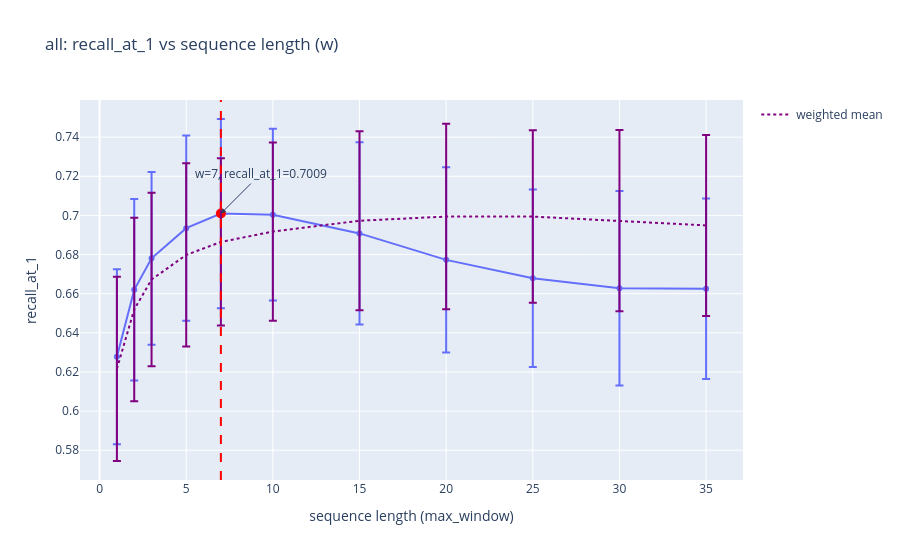
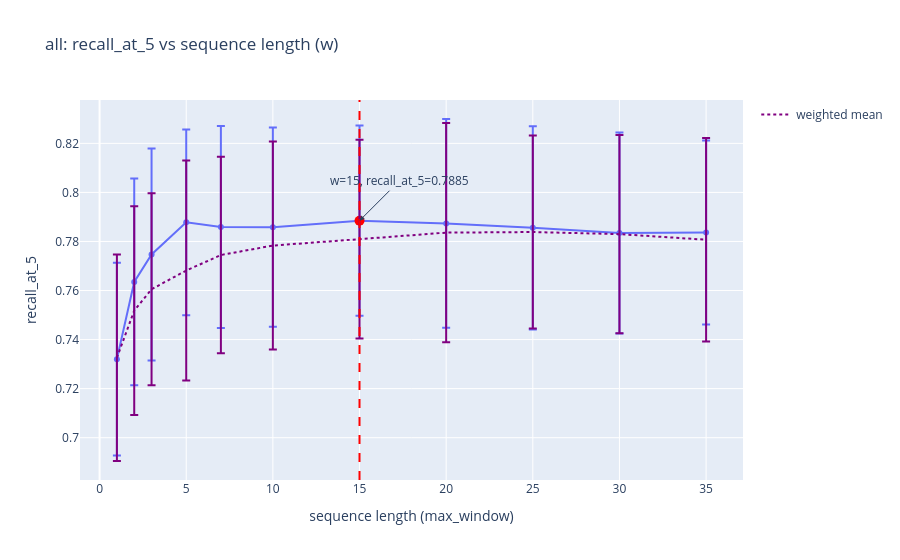
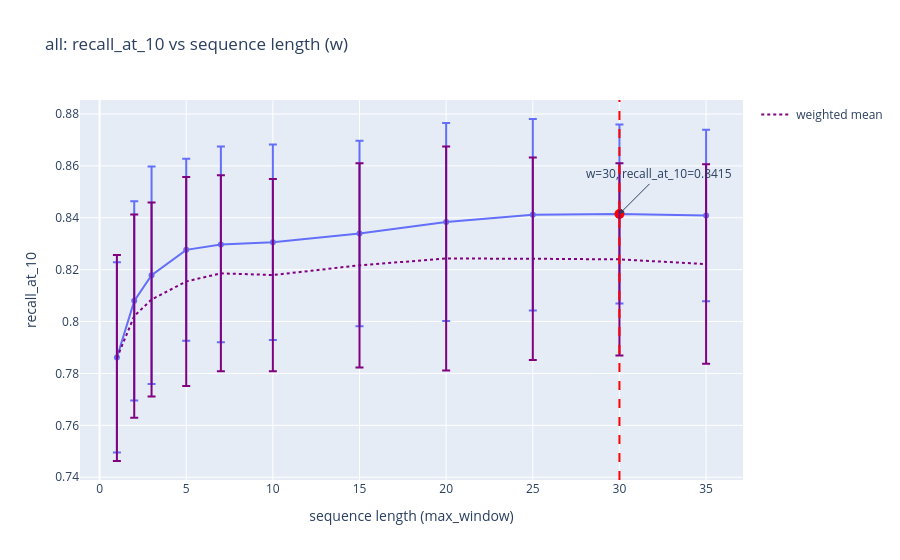
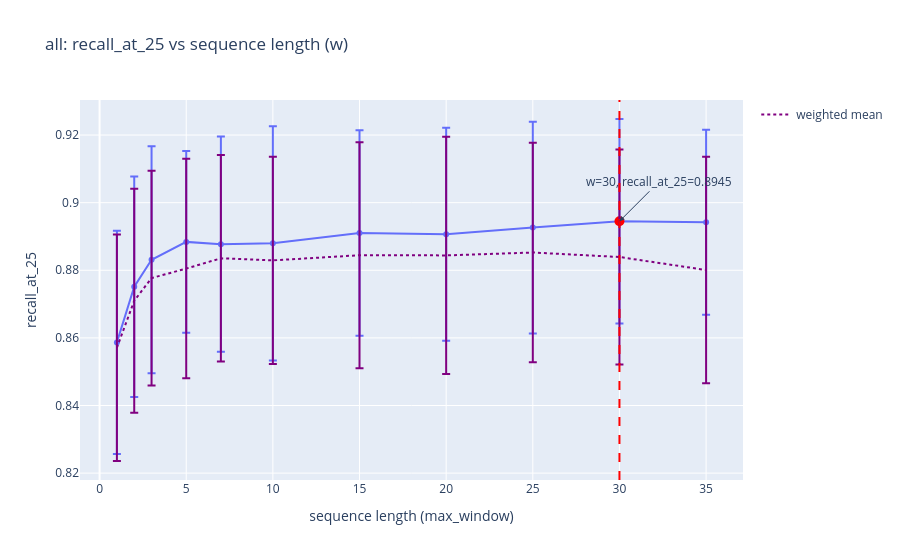

Source (notebook cell) for these figures, in order:
### Code cell
plot_metrics_from_parquet(
    "/home/kartashov_ga/projects/GSLoc/data/tests/26-05-06/makarov/256xMegaloc/nearfilter_seq_report/pose-far-sim/summaryresults.parquet",
    "/home/kartashov_ga/projects/GSLoc/data/tests/26-05-06/makarov/256xMegaloc/base_seq_report/pose-far-sim/summaryresults.parquet",
    metrics=("recall_at_1", "recall_at_5", "recall_at_10", "recall_at_25"))

### Figure 1 — Plotly figure (JSON) as saved in the notebook; plotly's stock layout.template omitted (floating-point values rounded to 4 significant figures)
{"data": [{"error_y": {"array": [0.04468, 0.04641, 0.0442, 0.04735, 0.04833, 0.04386, 0.04656, 0.04728, 0.04532, 0.04969, 0.04609]}, "hovertemplate": "w=%{x}<br>recall_at_1=%{y}<extra></extra>", "legendgroup": "", "line": {"color": "#636efa", "dash": "solid"}, "marker": {"symbol": "circle"}, "mode": "lines+markers", "name": "", "orientation": "v", "showlegend": false, "type": "scatter", "x": [1, 2, 3, 5, 7, 10, 15, 20, 25, 30, 35], "xaxis": "x", "y": [0.6278, 0.662, 0.6781, 0.6935, 0.7009, 0.7004, 0.6908, 0.6773, 0.6679, 0.6627, 0.6625], "yaxis": "y"}, {"marker": {"color": "red", "size": 10}, "mode": "markers", "name": "max", "showlegend": false, "type": "scatter", "x": [7], "y": [0.7009]}, {"error_y": {"array": [0.04711, 0.04683, 0.04434, 0.0468, 0.04274, 0.04554, 0.04568, 0.0474, 0.04408, 0.04628, 0.04625], "type": "data", "visible": true}, "line": {"color": "purple", "dash": "dot"}, "mode": "lines", "name": "weighted mean", "showlegend": true, "type": "scatter", "x": [1, 2, 3, 5, 7, 10, 15, 20, 25, 30, 35], "y": [0.6216, 0.6519, 0.6673, 0.6798, 0.6864, 0.6918, 0.6973, 0.6994, 0.6994, 0.6973, 0.6949]}], "layout": {"annotations": [{"arrowhead": 2, "ax": 40, "ay": -40, "showarrow": true, "text": "w=7, recall_at_1=0.7009", "x": 7, "y": 0.7009}], "legend": {"tracegroupgap": 0}, "shapes": [{"line": {"color": "red", "dash": "dash"}, "type": "line", "x0": 7, "x1": 7, "xref": "x", "y0": 0, "y1": 1, "yref": "y domain"}], "title": {"text": "all: recall_at_1 vs sequence length (w)"}, "xaxis": {"anchor": "y", "domain": [0, 1], "title": {"text": "sequence length (max_window)"}}, "yaxis": {"anchor": "x", "domain": [0, 1], "title": {"text": "recall_at_1"}}}}

### Figure 2 — Plotly figure (JSON) as saved in the notebook; plotly's stock layout.template omitted (floating-point values rounded to 4 significant figures)
{"data": [{"error_y": {"array": [0.03931, 0.04215, 0.04323, 0.03783, 0.04114, 0.04065, 0.03879, 0.04256, 0.04145, 0.04096, 0.03746]}, "hovertemplate": "w=%{x}<br>recall_at_5=%{y}<extra></extra>", "legendgroup": "", "line": {"color": "#636efa", "dash": "solid"}, "marker": {"symbol": "circle"}, "mode": "lines+markers", "name": "", "orientation": "v", "showlegend": false, "type": "scatter", "x": [1, 2, 3, 5, 7, 10, 15, 20, 25, 30, 35], "xaxis": "x", "y": [0.732, 0.7635, 0.7747, 0.7878, 0.7859, 0.7858, 0.7885, 0.7874, 0.7856, 0.7834, 0.7837], "yaxis": "y"}, {"marker": {"color": "red", "size": 10}, "mode": "markers", "name": "max", "showlegend": false, "type": "scatter", "x": [15], "y": [0.7885]}, {"error_y": {"array": [0.0421, 0.04252, 0.03916, 0.04485, 0.04007, 0.04242, 0.04051, 0.04474, 0.03934, 0.04044, 0.04152], "type": "data", "visible": true}, "line": {"color": "purple", "dash": "dot"}, "mode": "lines", "name": "weighted mean", "showlegend": true, "type": "scatter", "x": [1, 2, 3, 5, 7, 10, 15, 20, 25, 30, 35], "y": [0.7326, 0.7518, 0.7605, 0.7681, 0.7745, 0.7783, 0.7809, 0.7836, 0.7838, 0.783, 0.7807]}], "layout": {"annotations": [{"arrowhead": 2, "ax": 40, "ay": -40, "showarrow": true, "text": "w=15, recall_at_5=0.7885", "x": 15, "y": 0.7885}], "legend": {"tracegroupgap": 0}, "shapes": [{"line": {"color": "red", "dash": "dash"}, "type": "line", "x0": 15, "x1": 15, "xref": "x", "y0": 0, "y1": 1, "yref": "y domain"}], "title": {"text": "all: recall_at_5 vs sequence length (w)"}, "xaxis": {"anchor": "y", "domain": [0, 1], "title": {"text": "sequence length (max_window)"}}, "yaxis": {"anchor": "x", "domain": [0, 1], "title": {"text": "recall_at_5"}}}}

### Figure 3 — Plotly figure (JSON) as saved in the notebook; plotly's stock layout.template omitted (floating-point values rounded to 4 significant figures)
{"data": [{"error_y": {"array": [0.03665, 0.03839, 0.04192, 0.03507, 0.03772, 0.03766, 0.03576, 0.03816, 0.03692, 0.0345, 0.03308]}, "hovertemplate": "w=%{x}<br>recall_at_10=%{y}<extra></extra>", "legendgroup": "", "line": {"color": "#636efa", "dash": "solid"}, "marker": {"symbol": "circle"}, "mode": "lines+markers", "name": "", "orientation": "v", "showlegend": false, "type": "scatter", "x": [1, 2, 3, 5, 7, 10, 15, 20, 25, 30, 35], "xaxis": "x", "y": [0.7862, 0.808, 0.8179, 0.8276, 0.8297, 0.8306, 0.834, 0.8383, 0.8411, 0.8415, 0.8409], "yaxis": "y"}, {"marker": {"color": "red", "size": 10}, "mode": "markers", "name": "max", "showlegend": false, "type": "scatter", "x": [30], "y": [0.8415]}, {"error_y": {"array": [0.03968, 0.03916, 0.0374, 0.04027, 0.03777, 0.03705, 0.03934, 0.04314, 0.03903, 0.03705, 0.03843], "type": "data", "visible": true}, "line": {"color": "purple", "dash": "dot"}, "mode": "lines", "name": "weighted mean", "showlegend": true, "type": "scatter", "x": [1, 2, 3, 5, 7, 10, 15, 20, 25, 30, 35], "y": [0.7859, 0.8021, 0.8085, 0.8154, 0.8186, 0.8179, 0.8217, 0.8243, 0.8242, 0.824, 0.8222]}], "layout": {"annotations": [{"arrowhead": 2, "ax": 40, "ay": -40, "showarrow": true, "text": "w=30, recall_at_10=0.8415", "x": 30, "y": 0.8415}], "legend": {"tracegroupgap": 0}, "shapes": [{"line": {"color": "red", "dash": "dash"}, "type": "line", "x0": 30, "x1": 30, "xref": "x", "y0": 0, "y1": 1, "yref": "y domain"}], "title": {"text": "all: recall_at_10 vs sequence length (w)"}, "xaxis": {"anchor": "y", "domain": [0, 1], "title": {"text": "sequence length (max_window)"}}, "yaxis": {"anchor": "x", "domain": [0, 1], "title": {"text": "recall_at_10"}}}}

### Figure 4 — Plotly figure (JSON) as saved in the notebook; plotly's stock layout.template omitted (floating-point values rounded to 4 significant figures)
{"data": [{"error_y": {"array": [0.033, 0.03263, 0.03358, 0.02686, 0.03182, 0.03465, 0.03042, 0.03151, 0.0313, 0.03026, 0.02737]}, "hovertemplate": "w=%{x}<br>recall_at_25=%{y}<extra></extra>", "legendgroup": "", "line": {"color": "#636efa", "dash": "solid"}, "marker": {"symbol": "circle"}, "mode": "lines+markers", "name": "", "orientation": "v", "showlegend": false, "type": "scatter", "x": [1, 2, 3, 5, 7, 10, 15, 20, 25, 30, 35], "xaxis": "x", "y": [0.8587, 0.8751, 0.8831, 0.8884, 0.8877, 0.888, 0.891, 0.8907, 0.8926, 0.8945, 0.8942], "yaxis": "y"}, {"marker": {"color": "red", "size": 10}, "mode": "markers", "name": "max", "showlegend": false, "type": "scatter", "x": [30], "y": [0.8945]}, {"error_y": {"array": [0.03351, 0.03311, 0.03176, 0.03247, 0.03056, 0.03066, 0.03343, 0.03511, 0.03246, 0.0318, 0.03351], "type": "data", "visible": true}, "line": {"color": "purple", "dash": "dot"}, "mode": "lines", "name": "weighted mean", "showlegend": true, "type": "scatter", "x": [1, 2, 3, 5, 7, 10, 15, 20, 25, 30, 35], "y": [0.8571, 0.871, 0.8777, 0.8805, 0.8835, 0.8829, 0.8845, 0.8844, 0.8853, 0.8839, 0.8801]}], "layout": {"annotations": [{"arrowhead": 2, "ax": 40, "ay": -40, "showarrow": true, "text": "w=30, recall_at_25=0.8945", "x": 30, "y": 0.8945}], "legend": {"tracegroupgap": 0}, "shapes": [{"line": {"color": "red", "dash": "dash"}, "type": "line", "x0": 30, "x1": 30, "xref": "x", "y0": 0, "y1": 1, "yref": "y domain"}], "title": {"text": "all: recall_at_25 vs sequence length (w)"}, "xaxis": {"anchor": "y", "domain": [0, 1], "title": {"text": "sequence length (max_window)"}}, "yaxis": {"anchor": "x", "domain": [0, 1], "title": {"text": "recall_at_25"}}}}
